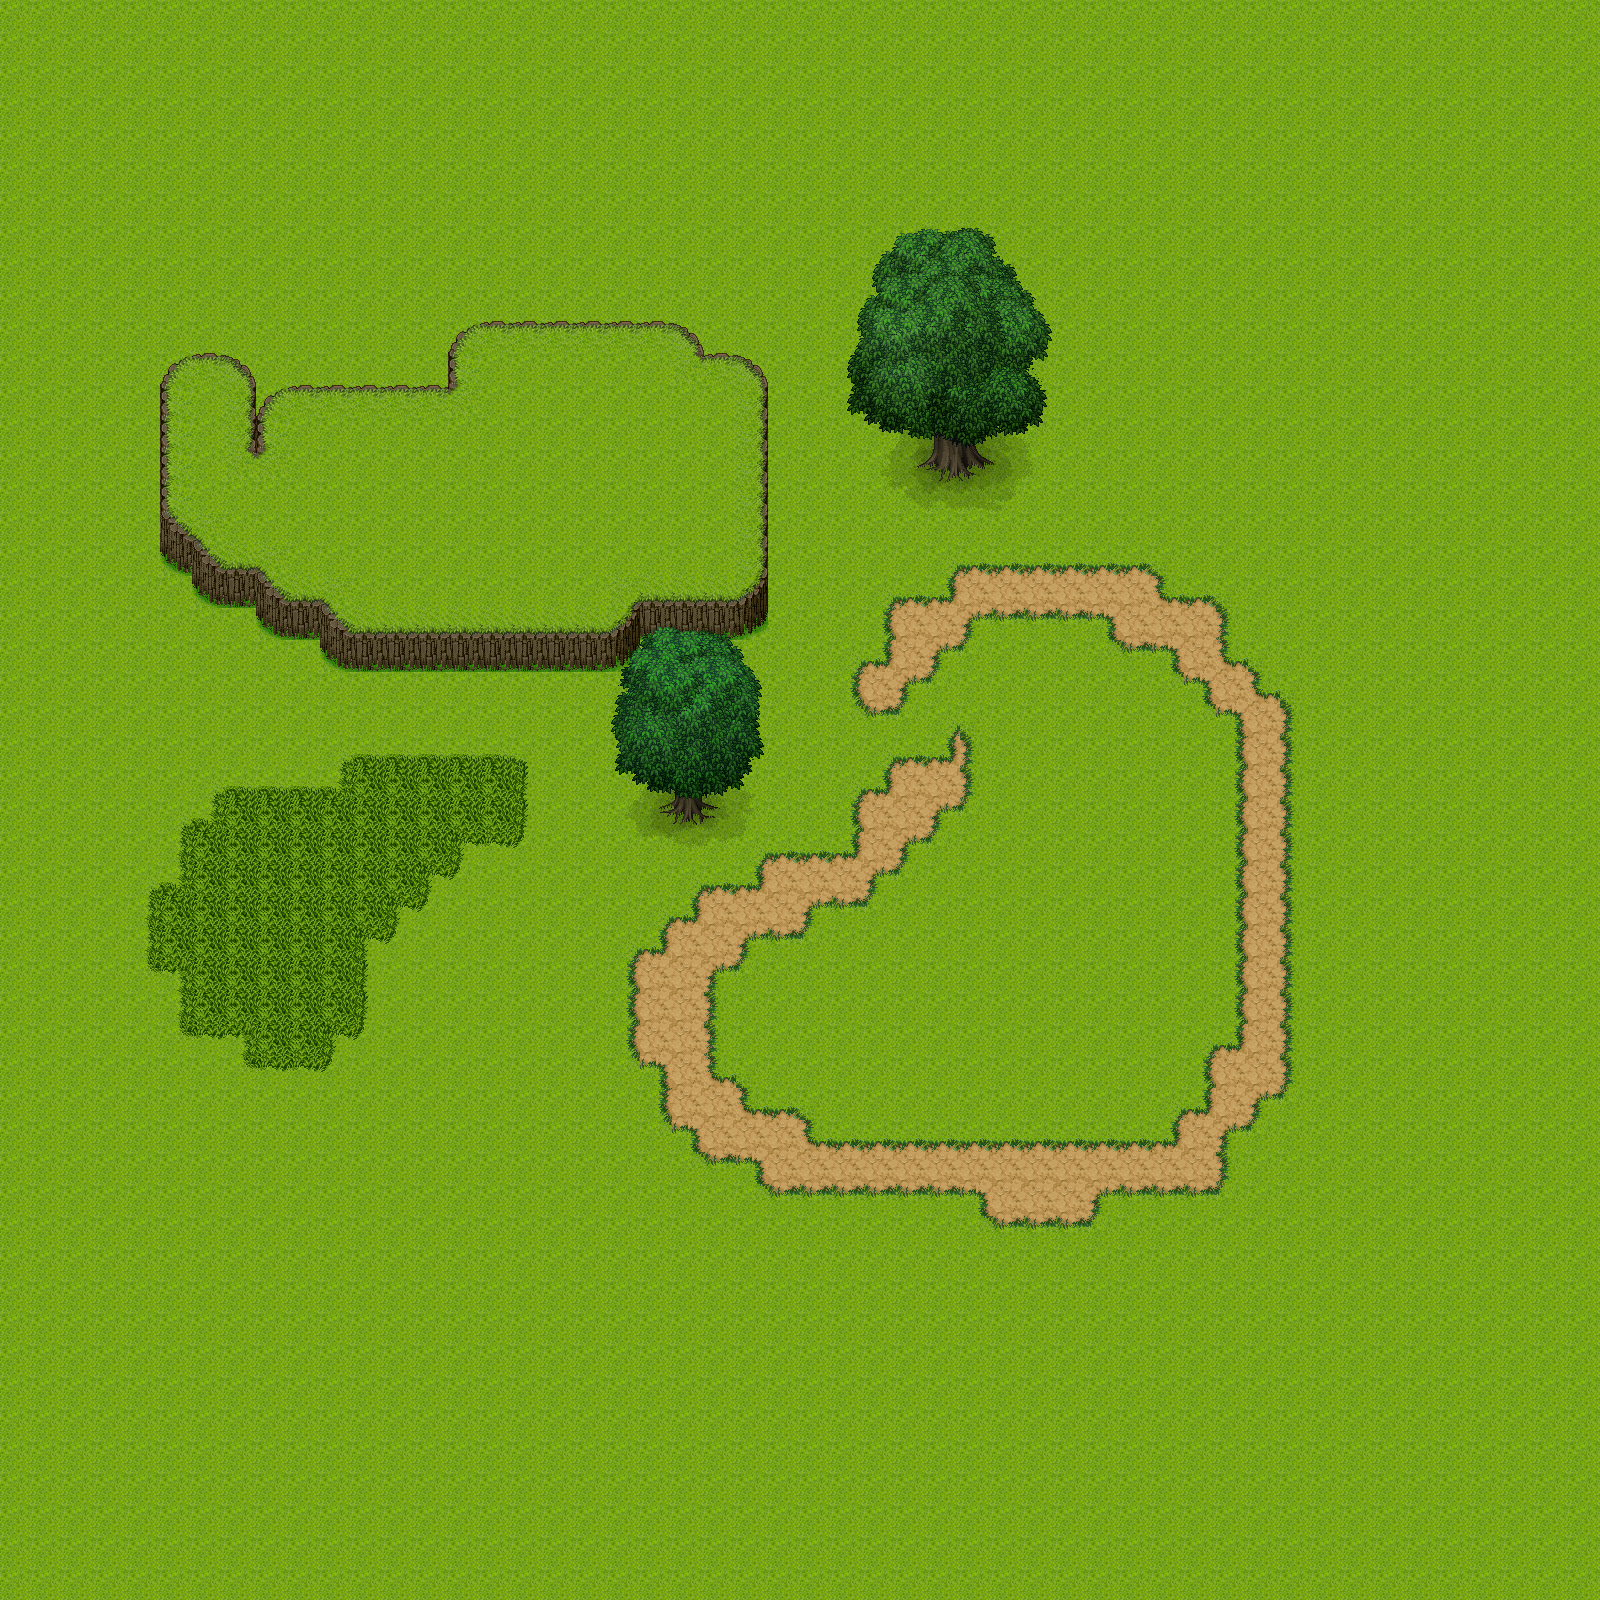

This game map was drawn from its Tiled (.tmx) file and the tilesets committed beside it. A one-line description and the trimmed map source follow:
An orthogonal 50x50 tile map with 32x32 px tiles, 3 tile layers (Ground, Cliff01, Blub) and 1 object.

<map version="1.0" orientation="orthogonal" width="50" height="50" tilewidth="32" tileheight="32">
 <tileset firstgid="1" name="Tileset" tilewidth="32" tileheight="32">
  <image source="tiles.png" width="2048" height="2048" />
  <terraintypes>
   <terrain name="Cliff01Grass" tile="-1" />
   <terrain name="Cliff01Earth" tile="-1" />
   <terrain name="Cliff01Tallgrass" tile="-1" />
   <terrain name="Cave01Ground" tile="-1" />
   <terrain name="Cave01Tallgrass" tile="-1" />
   <terrain name="Cave01Way" tile="-1" />
   <terrain name="Cave01Stoneway" tile="-1" />
   <terrain name="Cave01Ground2" tile="-1" />
   <terrain name="Cave01Tallgrass2" tile="-1" />
   <terrain name="Cave01Way2" tile="-1" />
   <terrain name="Cave01Stoneway2" tile="-1" />
   <terrain name="Cliff02Grass" tile="-1" />
   <terrain name="Cliff02Drygrass" tile="-1" />
   <terrain name="Cliff02Way" tile="-1" />
   <terrain name="Cliff02Tallgrass" tile="-1" />
   <terrain name="Cave02Stone" tile="-1" />
   <terrain name="Cave02Tallgrass" tile="-1" />
   <terrain name="Cave02Way" tile="-1" />
   <terrain name="Cave02Waterstone" tile="-1" />
   <terrain name="Cliff01Grasscliff" tile="-1" />
   <terrain name="Cliff01Cliff" tile="-1" />
   <terrain name="Cliff01Water" tile="-1" />
  </terraintypes>
  <tile id="0" terrain=",,,20" />
  <tile id="1" terrain=",,20,20" />
  <tile id="2" terrain=",,20," />
  <tile id="5" terrain=",,,19" />
  <tile id="6" terrain=",,19,19" />
  <tile id="7" terrain=",,19," />
  <tile id="16" terrain="0,0,0,0" />
  <tile id="19" terrain="1,1,1,1" />
  <tile id="20" terrain="2,2,2,2" />
  <tile id="64" terrain=",20,,20" />
  <tile id="65" terrain="20,20,20,20" />
  <tile id="66" terrain="20,,20," />
  <tile id="69" terrain=",19,,19" />
  <tile id="70" terrain="19,19,19,19" />
  <tile id="71" terrain="19,,19," />
  <tile id="80" terrain="0,0,0,1" />
  <tile id="81" terrain="0,0,1,0" />
  <tile id="82" terrain="0,1,1,1" />
  <tile id="83" terrain="1,0,1,1" />
  <tile id="128" terrain=",20,," />
  <tile id="129" terrain="20,20,," />
  <tile id="130" terrain="20,,," />
  <tile id="133" terrain=",19,," />
  <tile id="134" terrain="19,19,," />
  <tile id="135" terrain="19,,," />
  <tile id="144" terrain="0,1,0,0" />
  <tile id="145" terrain="1,0,0,0" />
  <tile id="146" terrain="1,1,0,1" />
  <tile id="147" terrain="1,1,1,0" />
  <tile id="195" terrain=",19,19,19" />
  <tile id="196" terrain="19,,19,19" />
  <tile id="208" terrain="0,1,0,1" />
  <tile id="209" terrain="1,0,1,0" />
  <tile id="210" terrain="0,0,1,1" />
  <tile id="211" terrain="1,1,0,0" />
  <tile id="259" terrain="19,19,,19" />
  <tile id="260" terrain="19,19,19," />
  <tile id="272" terrain="0,0,0,2" />
  <tile id="273" terrain="0,0,2,0" />
  <tile id="274" terrain="0,2,2,2" />
  <tile id="275" terrain="2,0,2,2" />
  <tile id="336" terrain="0,2,0,0" />
  <tile id="337" terrain="2,0,0,0" />
  <tile id="338" terrain="2,2,0,2" />
  <tile id="339" terrain="2,2,2,0" />
  <tile id="392" terrain="21,21,21,21" />
  <tile id="399">
   <properties>
    <property name="yoffset" value="-1.5" />
   </properties>
  </tile>
  <tile id="400" terrain="0,2,0,2" />
  <tile id="401" terrain="2,0,2,0" />
  <tile id="402" terrain="0,0,2,2" />
  <tile id="403" terrain="2,2,0,0" />
  <tile id="463">
   <properties>
    <property name="yoffset" value="-0.5" />
   </properties>
  </tile>
  <tile id="520" terrain="21,21,21,0" />
  <tile id="521" terrain="21,21,0,0" />
  <tile id="522" terrain="21,21,0,21" />
  <tile id="527">
   <properties>
    <property name="yoffset" value="0.5" />
   </properties>
  </tile>
  <tile id="583">
   <properties>
    <property name="yoffset" value="-0.5" />
   </properties>
  </tile>
  <tile id="587">
   <properties>
    <property name="yoffset" value="-0.4" />
   </properties>
  </tile>
  <tile id="588">
   <properties>
    <property name="yoffset" value="-0.4" />
   </properties>
  </tile>
  <tile id="589">
   <properties>
    <property name="yoffset" value="-0.5" />
   </properties>
  </tile>
  <tile id="640" terrain="21,0,21,21" />
  <tile id="641" terrain="0,0,21,21" />
  <tile id="642" terrain="0,21,21,21" />
  <tile id="647">
   <properties>
    <property name="yoffset" value="0.5" />
   </properties>
  </tile>
  <tile id="651">
   <properties>
    <property name="yoffset" value="0.6" />
   </properties>
  </tile>
  <tile id="652">
   <properties>
    <property name="yoffset" value="0.6" />
   </properties>
  </tile>
  <tile id="653">
   <properties>
    <property name="yoffset" value="0.5" />
   </properties>
  </tile>
  <tile id="1040" terrain="12,12,12,11" />
  <tile id="1041" terrain="12,12,11,11" />
  <tile id="1042" terrain="12,12,11,12" />
  <tile id="1043" terrain="11,11,11,12" />
  <tile id="1044" terrain="11,11,12,11" />
  <tile id="1088" terrain=",,,12" />
  <tile id="1089" terrain=",,12,12" />
  <tile id="1090" terrain=",,12," />
  <tile id="1091" terrain=",12,12,12" />
  <tile id="1092" terrain="12,,12,12" />
  <tile id="1104" terrain="12,11,12,11" />
  <tile id="1105" terrain="11,11,11,11" />
  <tile id="1106" terrain="11,12,11,12" />
  <tile id="1107" terrain="11,12,11,11" />
  <tile id="1108" terrain="12,11,11,11" />
  <tile id="1152" terrain=",12,,12" />
  <tile id="1153" terrain="12,12,12,12" />
  <tile id="1154" terrain="12,,12," />
  <tile id="1155" terrain="12,12,,12" />
  <tile id="1156" terrain="12,12,12," />
  <tile id="1168" terrain="12,11,12,12" />
  <tile id="1169" terrain="11,11,12,12" />
  <tile id="1170" terrain="11,12,12,12" />
  <tile id="1171" terrain="11,11,11,11" />
  <tile id="1172" terrain="12,12,12,12" />
  <tile id="1216" terrain=",12,," />
  <tile id="1217" terrain="12,12,," />
  <tile id="1218" terrain="12,,," />
  <tile id="1552" terrain="12,12,12,12" />
  <tile id="1553" terrain="13,13,13,13" />
  <tile id="1554" terrain="14,14,14,14" />
  <tile id="1616" terrain="12,12,12,13" />
  <tile id="1617" terrain="12,12,13,12" />
  <tile id="1618" terrain="12,13,13,13" />
  <tile id="1619" terrain="13,12,13,13" />
  <tile id="1680" terrain="12,13,12,12" />
  <tile id="1681" terrain="13,12,12,12" />
  <tile id="1682" terrain="13,13,12,13" />
  <tile id="1683" terrain="13,13,13,12" />
  <tile id="1744" terrain="12,13,12,13" />
  <tile id="1745" terrain="13,12,13,12" />
  <tile id="1746" terrain="12,12,13,13" />
  <tile id="1747" terrain="13,13,12,12" />
  <tile id="1808" terrain="12,12,12,14" />
  <tile id="1809" terrain="12,12,14,12" />
  <tile id="1810" terrain="12,14,14,14" />
  <tile id="1811" terrain="14,12,14,14" />
  <tile id="1872" terrain="12,14,12,12" />
  <tile id="1873" terrain="14,12,12,12" />
  <tile id="1874" terrain="14,14,12,14" />
  <tile id="1875" terrain="14,14,14,12" />
  <tile id="1936" terrain="12,14,12,14" />
  <tile id="1937" terrain="14,12,14,12" />
  <tile id="1938" terrain="12,12,14,14" />
  <tile id="1939" terrain="14,14,12,12" />
  <tile id="2064" terrain="3,3,3,3" />
  <tile id="2065" terrain="7,7,7,7" />
  <tile id="2066" terrain="4,4,4,4" />
  <tile id="2069" terrain="8,8,8,8" />
  <tile id="2128" terrain="3,3,3,4" />
  <tile id="2129" terrain="3,3,4,3" />
  <tile id="2130" terrain="3,4,4,4" />
  <tile id="2131" terrain="4,3,4,4" />
  <tile id="2132" terrain="7,7,7,8" />
  <tile id="2133" terrain="7,7,8,7" />
  <tile id="2134" terrain="7,8,8,8" />
  <tile id="2135" terrain="8,7,8,8" />
  <tile id="2192" terrain="3,4,3,3" />
  <tile id="2193" terrain="4,3,3,3" />
  <tile id="2194" terrain="4,4,3,4" />
  <tile id="2195" terrain="4,4,4,3" />
  <tile id="2196" terrain="7,8,7,7" />
  <tile id="2197" terrain="8,7,7,7" />
  <tile id="2198" terrain="8,8,7,8" />
  <tile id="2199" terrain="8,8,8,7" />
  <tile id="2256" terrain="3,4,3,4" />
  <tile id="2257" terrain="4,3,4,3" />
  <tile id="2258" terrain="3,3,4,4" />
  <tile id="2259" terrain="4,4,3,3" />
  <tile id="2260" terrain="7,8,7,8" />
  <tile id="2261" terrain="8,7,8,7" />
  <tile id="2262" terrain="7,7,8,8" />
  <tile id="2263" terrain="8,8,7,7" />
  <tile id="2320" terrain="3,3,3,5" />
  <tile id="2321" terrain="3,3,5,3" />
  <tile id="2322" terrain="3,5,5,5" />
  <tile id="2323" terrain="5,3,5,5" />
  <tile id="2324" terrain="7,7,7,9" />
  <tile id="2325" terrain="7,7,9,7" />
  <tile id="2326" terrain="7,9,9,9" />
  <tile id="2327" terrain="9,7,9,9" />
  <tile id="2384" terrain="3,5,3,3" />
  <tile id="2385" terrain="5,3,3,3" />
  <tile id="2386" terrain="5,5,3,5" />
  <tile id="2387" terrain="5,5,5,3" />
  <tile id="2388" terrain="7,9,7,7" />
  <tile id="2389" terrain="9,7,7,7" />
  <tile id="2390" terrain="9,9,7,9" />
  <tile id="2391" terrain="9,9,9,7" />
  <tile id="2448" terrain="3,5,3,5" />
  <tile id="2449" terrain="5,3,5,3" />
  <tile id="2450" terrain="3,3,5,5" />
  <tile id="2451" terrain="5,5,3,3" />
  <tile id="2452" terrain="7,9,7,9" />
  <tile id="2453" terrain="9,7,9,7" />
  <tile id="2454" terrain="7,7,9,9" />
  <tile id="2455" terrain="9,9,7,7" />
  <tile id="2512" terrain="3,3,3,6" />
  <tile id="2513" terrain="3,3,6,3" />
  <tile id="2514" terrain="3,6,6,6" />
  <tile id="2515" terrain="6,3,6,6" />
  <tile id="2516" terrain="7,7,7,10" />
  <tile id="2517" terrain="7,7,10,7" />
  <tile id="2518" terrain="7,10,10,10" />
  <tile id="2519" terrain="10,7,10,10" />
  <tile id="2576" terrain="3,6,3,3" />
  <tile id="2577" terrain="6,3,3,3" />
  <tile id="2578" terrain="6,6,3,6" />
  <tile id="2579" terrain="6,6,6,3" />
  <tile id="2580" terrain="7,10,7,7" />
  <tile id="2581" terrain="10,7,7,7" />
  <tile id="2582" terrain="10,10,7,10" />
  <tile id="2583" terrain="10,10,10,7" />
  <tile id="2640" terrain="3,6,3,6" />
  <tile id="2641" terrain="6,3,6,3" />
  <tile id="2642" terrain="3,3,6,6" />
  <tile id="2643" terrain="6,6,3,3" />
  <tile id="2644" terrain="7,10,7,10" />
  <tile id="2645" terrain="10,7,10,7" />
  <tile id="2646" terrain="7,7,10,10" />
  <tile id="2647" terrain="10,10,7,7" />
  <tile id="3088" terrain="16,16,16,16" />
  <tile id="3089" terrain="17,17,17,17" />
  <tile id="3090" terrain="18,18,18,18" />
  <tile id="3152" terrain="15,15,15,16" />
  <tile id="3153" terrain="15,15,16,15" />
  <tile id="3154" terrain="15,16,16,16" />
  <tile id="3155" terrain="16,15,16,16" />
  <tile id="3216" terrain="15,16,15,15" />
  <tile id="3217" terrain="16,15,15,15" />
  <tile id="3218" terrain="16,16,15,16" />
  <tile id="3219" terrain="16,16,16,15" />
  <tile id="3280" terrain="15,16,15,16" />
  <tile id="3281" terrain="16,15,16,15" />
  <tile id="3282" terrain="15,15,16,16" />
  <tile id="3283" terrain="16,16,15,15" />
  <tile id="3333" terrain=",,,15" />
  <tile id="3334" terrain=",,15,15" />
  <tile id="3335" terrain=",,15," />
  <tile id="3344" terrain="15,15,15,17" />
  <tile id="3345" terrain="15,15,17,15" />
  <tile id="3346" terrain="15,17,17,17" />
  <tile id="3347" terrain="17,15,17,17" />
  <tile id="3397" terrain=",15,,15" />
  <tile id="3398" terrain="15,15,15,15" />
  <tile id="3399" terrain="15,,15," />
  <tile id="3408" terrain="15,17,15,15" />
  <tile id="3409" terrain="17,15,15,15" />
  <tile id="3410" terrain="17,17,15,17" />
  <tile id="3411" terrain="17,17,17,15" />
  <tile id="3461" terrain=",15,," />
  <tile id="3462" terrain="15,15,," />
  <tile id="3463" terrain="15,,," />
  <tile id="3472" terrain="15,17,15,17" />
  <tile id="3473" terrain="17,15,17,15" />
  <tile id="3474" terrain="15,15,17,17" />
  <tile id="3475" terrain="17,17,15,15" />
  <tile id="3536" terrain="15,15,15,18" />
  <tile id="3537" terrain="15,15,18,15" />
  <tile id="3538" terrain="15,18,18,18" />
  <tile id="3539" terrain="18,15,18,18" />
  <tile id="3600" terrain="15,18,15,15" />
  <tile id="3601" terrain="18,15,15,15" />
  <tile id="3602" terrain="18,18,15,18" />
  <tile id="3603" terrain="18,18,18,15" />
  <tile id="3664" terrain="15,18,15,18" />
  <tile id="3665" terrain="18,15,18,15" />
  <tile id="3666" terrain="15,15,18,18" />
  <tile id="3667" terrain="18,18,15,15" />
 </tileset>
 <layer name="Ground" width="50" height="50">
  <data>[2500 cells, 2500 non-empty, 26 distinct tile ids]</data>
 </layer>
 <layer name="Cliff01" width="50" height="50">
  <data>[2500 cells, 179 non-empty, 16 distinct tile ids]</data>
 </layer>
 <objectgroup name="Collision" width="50" height="50">
  <object x="160" y="384">
   <polyline points="0,0 0,128 0,160 32,192 64,224 96,224 128,256 160,256 192,288 448,288 480,256 576,256 608,224 608,0 576,-32 544,-32 512,-64 320,-64 288,-32 288,0 128,0 96,32 96,0 64,-32 32,-32 0,0" />
  </object>
 </objectgroup>
 <layer name="Blub" width="50" height="50">
  <data>[2500 cells, 110 non-empty, 110 distinct tile ids]</data>
 </layer>
</map>
